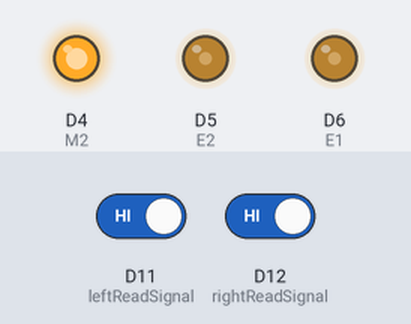
The sketch below on a simulated Arduino Nano 33 IoT. Parts: output pins drawn as LEDs (lit = HIGH). Inputs (shaded band) come from the test bench; at power-on: D11 (leftReadSignal) HIGH, D12 (rightReadSignal) HIGH. Pins used as bus, display or sensor lines are not drawn; what the sketch prints to the serial monitor is not drawn.

Above: at 4.4 s.
4.5 s: D11 (leftReadSignal) driven LOW and D12 (rightReadSignal) driven LOW
At 5.8 s:
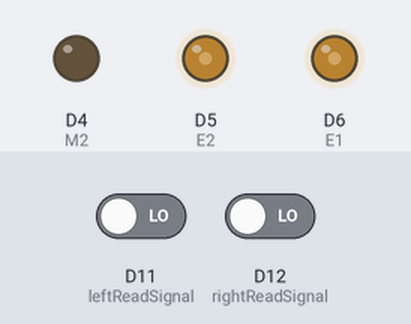
7.5 s: D11 (leftReadSignal) driven HIGH
At 8.5 s:
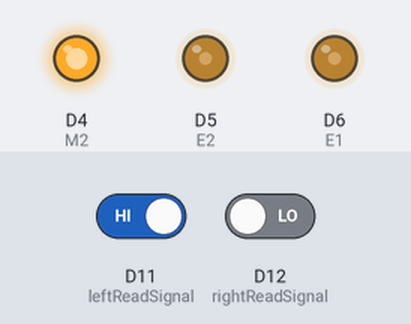
9.0 s: D11 (leftReadSignal) driven LOW
At 10.4 s:
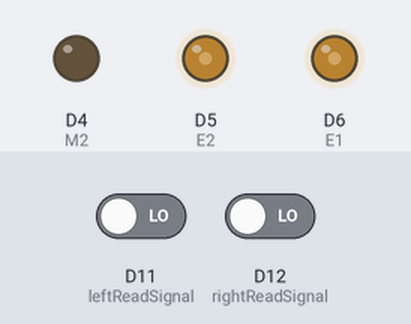
Timing chart, 0 to 13.0 s (numbered marks = the images above; inputs shaded):
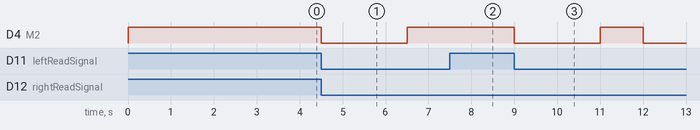

The sketch:

fuc.ino
```cpp
# include <Arduino_LSM6DS3.h>
# define E1 6 //speed right
# define M1 7 //direction
# define E2 5
# define M2 4
//# define leftHighSignal 8
# define leftReadSignal 11
//# define rightHighSignal 10
# define rightReadSignal 12


void setup() {
  // put your setup code here, to run once:
    pinMode(M1,OUTPUT);
    pinMode(M2, OUTPUT);
    pinMode(E1, OUTPUT);
    pinMode(E2, OUTPUT);
    //pinMode(leftHighSignal, OUTPUT);
    //pinMode(rightHighSignal, OUTPUT);
    pinMode(rightReadSignal, INPUT);
    pinMode(leftReadSignal, INPUT);
    //digitalWrite(leftHighSignal, HIGH);
    //digitalWrite(rightHighSignal, HIGH);
    digitalWrite(M1, HIGH);
    digitalWrite(M2, HIGH);
    analogWrite(E1, 100);
    analogWrite(E2, 100);
    Serial.begin(9600);

//  while (!Serial);
//  if (!IMU.begin()) {
//    Serial.println("Failed to initialize IMU!");
//    while (1);
//  }

//     timest = millis()/1000.0;
}

void loop() {
  Forward();
  ReactBumpers();
}
  // put your main code here, to run repeatedly:
void ReactBumpers(){
  int rSig = digitalRead(rightReadSignal);
  int lSig = digitalRead(leftReadSignal);
  if( lSig == 0 && rSig == 0){
    Serial.println("Both bumpers hit");
    digitalWrite(M1, LOW);
    digitalWrite(M2, LOW);
    delay(2000);
    digitalWrite(M2, HIGH);
    delay(1000);
  }else if(lSig == 0){
    Serial.println("left bumpers hit");
  } else if(rSig == 0){
        Serial.println("right bumpers hit");
  } else {
        Serial.println("NO bumpers hit");
  }
}

void Forward(){
  digitalWrite(M1, HIGH);
  digitalWrite(M2, HIGH);
  analogWrite(E1, 100);
  analogWrite(E2, 100);
}
```

Measured:
- after the input at 4.5 s, D4 (M2): HIGH → LOW at once, → HIGH 2.0 s later
- after the input at 7.5 s, D4 (M2): stays HIGH (without the input it goes to LOW after 0.00 s)
- after the input at 9.0 s, D4 (M2): HIGH → LOW at once, → HIGH 2.0 s later, → LOW 1.0 s later
